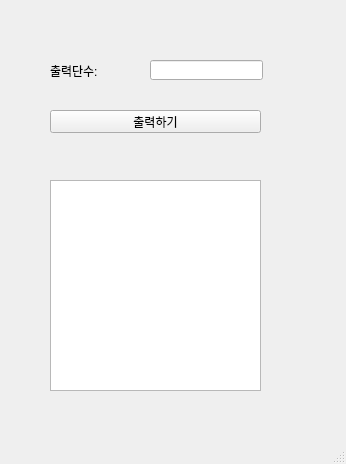
<?xml version="1.0" encoding="UTF-8"?>
<ui version="4.0">
 <class>MainWindow</class>
 <widget class="QMainWindow" name="MainWindow">
  <property name="geometry">
   <rect>
    <x>0</x>
    <y>0</y>
    <width>346</width>
    <height>464</height>
   </rect>
  </property>
  <property name="windowTitle">
   <string>MainWindow</string>
  </property>
  <widget class="QWidget" name="centralwidget">
   <widget class="QLabel" name="lbl">
    <property name="geometry">
     <rect>
      <x>50</x>
      <y>60</y>
      <width>81</width>
      <height>21</height>
     </rect>
    </property>
    <property name="text">
     <string>출력단수:</string>
    </property>
   </widget>
   <widget class="QLineEdit" name="le">
    <property name="geometry">
     <rect>
      <x>150</x>
      <y>60</y>
      <width>113</width>
      <height>20</height>
     </rect>
    </property>
   </widget>
   <widget class="QPushButton" name="pb">
    <property name="geometry">
     <rect>
      <x>50</x>
      <y>110</y>
      <width>211</width>
      <height>23</height>
     </rect>
    </property>
    <property name="text">
     <string>출력하기</string>
    </property>
   </widget>
   <widget class="QPlainTextEdit" name="pt">
    <property name="geometry">
     <rect>
      <x>50</x>
      <y>180</y>
      <width>211</width>
      <height>211</height>
     </rect>
    </property>
   </widget>
  </widget>
  <widget class="QMenuBar" name="menubar">
   <property name="geometry">
    <rect>
     <x>0</x>
     <y>0</y>
     <width>346</width>
     <height>21</height>
    </rect>
   </property>
  </widget>
  <widget class="QStatusBar" name="statusbar"/>
 </widget>
 <resources/>
 <connections/>
</ui>
